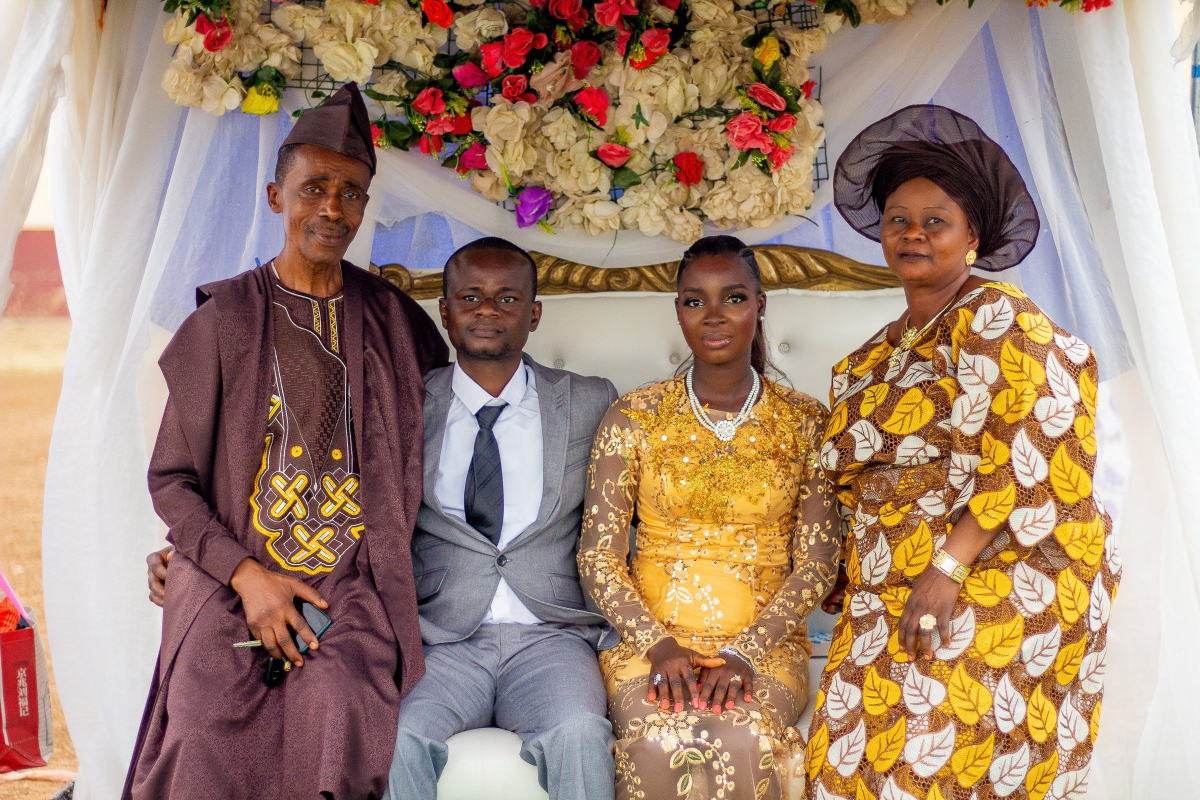
#> input picture cleaned/clean_0c91f652-f510-478f-8754-cb3cae324823.jpg, 2400 x 1600 px (shown at 1/2 size)
$ python -i watermark.py   (imports and definitions only)
#> lines starting #> are read from the running program, lines starting #| are printed output that depends on the picture
from PIL import Image, ImageStat, ImageFilter, ImageChops


def detect_watermark(filepath):
    """
    Heuristic watermark detection using PIL only (no ML required).

    Checks for:
      1. Semi-transparent alpha overlay (common PNG watermarks)
      2. Elevated edge density in corners (logo / text bug)
      3. Brightness anomaly in a mid-image diagonal band (diagonal text)
      4. Repeated pattern across all four corners (tiled watermark)

    Returns:
      {
        detected:    bool,
        confidence:  'NONE' | 'LOW' | 'MEDIUM' | 'HIGH',
        score:       int  (0-100),
        indicators:  [str],
      }
    """
    indicators = []
    score = 0

    try:
        img = Image.open(filepath)
#> img is the input picture: PIL image 2400x1600 RGB; mean R, G, B 165.1, 137.6, 119.6
        w, h = img.size
#> w = 2400; h = 1600

        if w < 32 or h < 32:
            return _clean()

        # ── 1. Alpha channel analysis ────────────────────────────────
        if img.mode in ('RGBA', 'LA'):
            alpha = img.split()[-1]
            stat  = ImageStat.Stat(alpha)
            mean_a   = stat.mean[0]
            stddev_a = stat.stddev[0]
            # Semi-transparent (not fully clear, not fully opaque) + some variance
            if 20 < mean_a < 230 and stddev_a > 10:
                score += 40
                indicators.append("Semi-transparent overlay layer detected in alpha channel")

        # ── 2. Edge density — corner vs centre ───────────────────────
        # Resize to a consistent size for fast, uniform analysis
        AW = min(w, 400)
#> AW = 400
        AH = min(h, 400)
#> AH = 400
        thumb = img.convert('L').resize((AW, AH), Image.LANCZOS)
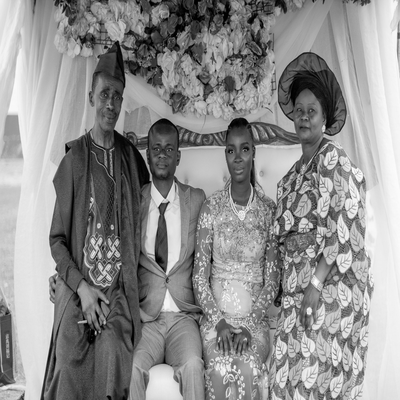
#> thumb: PIL image 400x400 L; min 0, max 255, mean 143.8
        edges = thumb.filter(ImageFilter.FIND_EDGES)
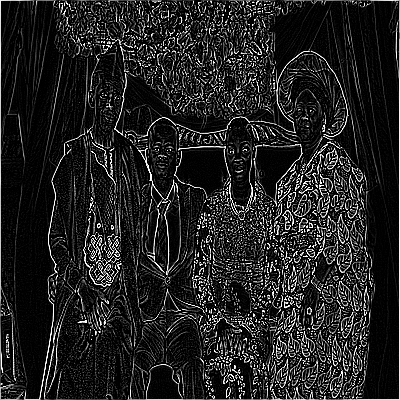
#> edges: PIL image 400x400 L; min 0, max 255, mean 34.6

        cw, ch = AW // 3, AH // 3
#> cw = 133; ch = 133

        def emean(x1, y1, x2, y2):
            return ImageStat.Stat(edges.crop((x1, y1, x2, y2))).mean[0]

        centre = max(emean(cw, ch, cw * 2, ch * 2), 0.5)
#> centre = 36.75
        corner_vals = {
            'top-left':     emean(0,      0,      cw,  ch),
            'top-right':    emean(AW - cw, 0,      AW,  ch),
            'bottom-left':  emean(0,      AH - ch, cw,  AH),
            'bottom-right': emean(AW - cw, AH - ch, AW, AH),
        }
#> corner_vals = {'top-left': 24.65, 'top-right': 22.71, 'bottom-left': 27.87, 'bottom-right': 49.36}

        hottest_name = max(corner_vals, key=corner_vals.get)
#> hottest_name = 'bottom-right'
        hottest_val  = corner_vals[hottest_name]
#> hottest_val = 49.36
        ratio = hottest_val / centre
#> ratio = 1.34

        if ratio > 2.8:
            score += 35
            indicators.append(
                f"High edge density in {hottest_name} corner — possible logo or text bug"
            )
        elif ratio > 1.9:
            score += 15
            indicators.append(f"Elevated detail in {hottest_name} region")

        # ── 3. Mid-image brightness anomaly (diagonal text band) ─────
        rgb         = img.convert('RGB')
        thumb_rgb   = rgb.resize((AW, AH), Image.LANCZOS)
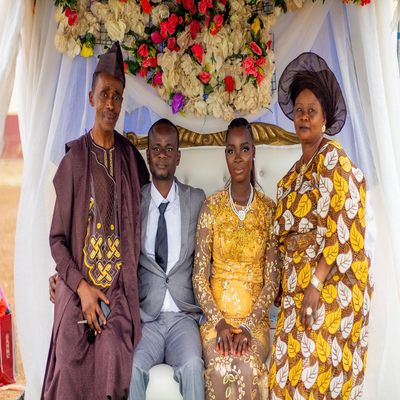
#> thumb_rgb: PIL image 400x400 RGB; mean R, G, B 165.1, 137.6, 119.6
        overall_std = sum(ImageStat.Stat(thumb_rgb).stddev) / 3
#> overall_std = 65.86

        mid_strip  = thumb_rgb.crop((0, AH // 3, AW, AH * 2 // 3))
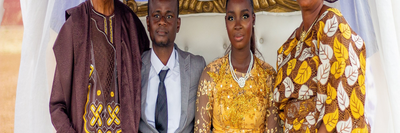
#> mid_strip: PIL image 400x133 RGB; mean R, G, B 165.6, 138.4, 117
        mid_std    = sum(ImageStat.Stat(mid_strip).stddev) / 3
#> mid_std = 69.59
        mid_edges  = ImageStat.Stat(
            edges.crop((0, AH // 3, AW, AH * 2 // 3))
        ).mean[0]
#> mid_edges = 35.92

        # Mid-strip is unusually flat (low std) but has surprising edge content
        if (overall_std > 20
                and mid_std < overall_std * 0.5
                and mid_edges > centre * 1.5):
            score += 20
            indicators.append(
                "Text-like pattern detected across mid-image region"
            )

        # ── 4. Repeated corner patch (tiled watermark) ───────────────
        if AW >= 120 and AH >= 120:
            P = 40
            S = 20  # resize patches to 20×20 for fast comparison

            def patch(x, y):
#> called with x = 0, y = 0
                return thumb.crop((x, y, x + P, y + P)).resize((S, S))

            tl = patch(0,      0)
            tr = patch(AW - P, 0)
#> call 2 of patch, with x = 360, y = 0
#> in patch (call 2), `return thumb.crop((x, y, x + P, y + P)).resize((S, S))`:
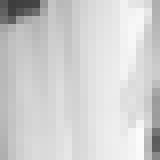
#> returned value: PIL image 20x20 L (shown 8 times larger); min 61, max 251, mean 208.5
            bl = patch(0,      AH - P)
#> call 3 of patch, with x = 0, y = 360
#> in patch (call 3), `return thumb.crop((x, y, x + P, y + P)).resize((S, S))`:
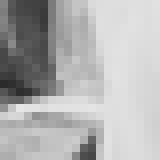
#> returned value: PIL image 20x20 L (shown 8 times larger); min 43, max 230, mean 176.7
            br = patch(AW - P, AH - P)
#> call 4 of patch, with x = 360, y = 360
#> in patch (call 4), `return thumb.crop((x, y, x + P, y + P)).resize((S, S))`:
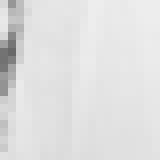
#> returned value: PIL image 20x20 L (shown 8 times larger); min 104, max 237, mean 223.4

            def pdiff(a, b):
                return ImageStat.Stat(ImageChops.difference(a, b)).mean[0]

            avg_sim = (pdiff(tl, tr) + pdiff(tl, bl) + pdiff(tl, br)) / 3
#> avg_sim = 50.25

            if avg_sim < 8:
                score += 25
                indicators.append(
                    "Repeating pattern across all corners — possible tiled watermark"
                )
            elif avg_sim < 14:
                score += 10
                indicators.append("Mild pattern repetition across corners")

        # ── Result ───────────────────────────────────────────────────
        score     = min(score, 100)
        detected  = score >= 30

        if score >= 70:
            confidence = 'HIGH'
        elif score >= 45:
            confidence = 'MEDIUM'
        elif score >= 25:
            confidence = 'LOW'
        else:
            confidence = 'NONE'
            detected   = False

        return {
            'detected':   detected,
            'confidence': confidence,
            'score':      score,
            'indicators': indicators,
        }

    except Exception:
        return _clean()


def _clean():
    return {'detected': False, 'confidence': 'NONE', 'score': 0, 'indicators': []}

>>> result = detect_watermark('../cleaned/clean_0c91f652-f510-478f-8754-cb3cae324823.jpg')

$ run again, on cleaned/clean_6d20c5d2-8201-46bf-9c09-da75fe057d8d.jpg
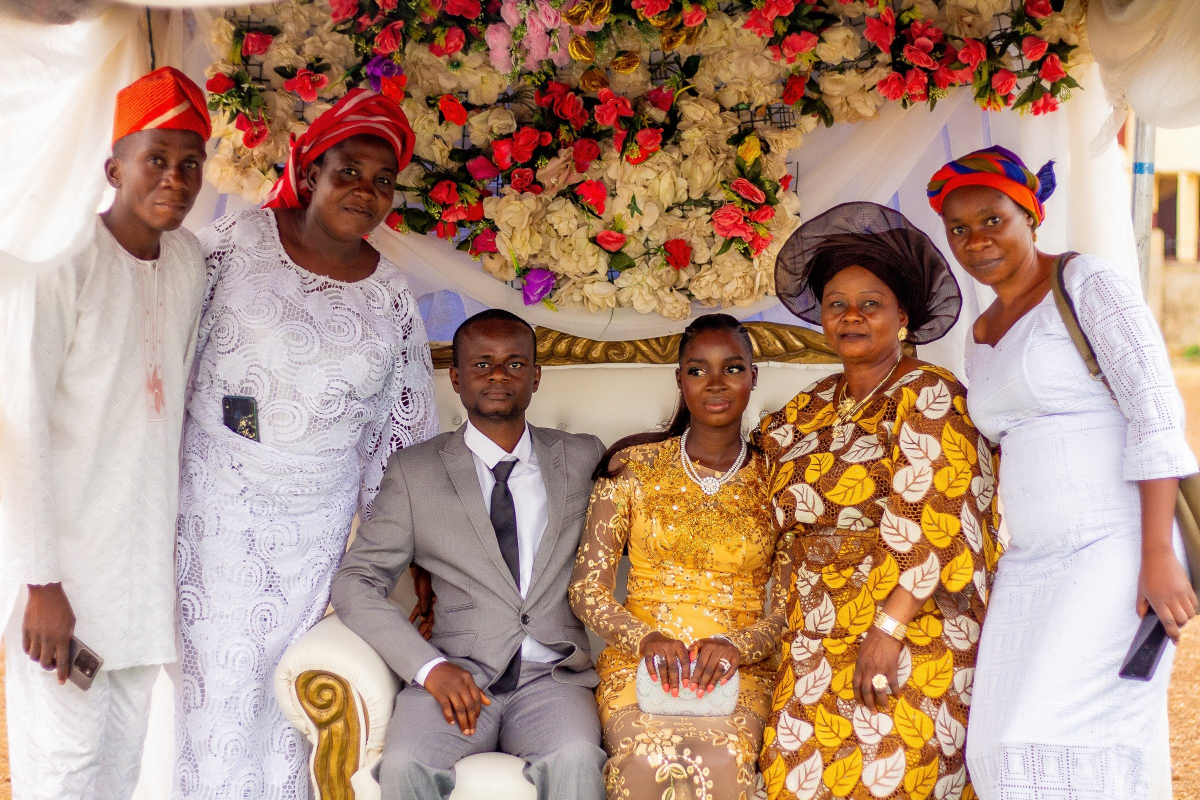
#> input picture cleaned/clean_6d20c5d2-8201-46bf-9c09-da75fe057d8d.jpg, 2400 x 1600 px (shown at 1/2 size)
#> in detect_watermark, img is the input picture: PIL image 2400x1600 RGB; mean R, G, B 179.2, 145.9, 128.2
#> centre = 38.55
#> corner_vals = {'top-left': 29.21, 'top-right': 29.48, 'bottom-left': 26.67, 'bottom-right': 39.29}
#> hottest_name = 'bottom-right'
#> hottest_val = 39.29
#> ratio = 1.02
#> overall_std = 68.95
#> in detect_watermark, `mid_strip  = thumb_rgb.crop((0, AH // 3, AW, AH * 2 // 3))`:
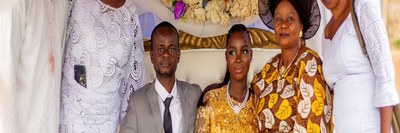
#> mid_strip: PIL image 400x133 RGB; mean R, G, B 181.4, 156.5, 143.8
#> mid_std = 63.32
#> mid_edges = 33.78
#> in patch (call 4), `return thumb.crop((x, y, x + P, y + P)).resize((S, S))`:
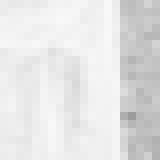
#> returned value: PIL image 20x20 L (shown 8 times larger); min 156, max 248, mean 228
#> avg_sim = 39.55
